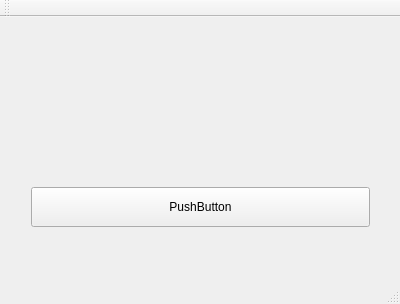
<?xml version="1.0" encoding="UTF-8"?>
<ui version="4.0">
 <class>MainWindow</class>
 <widget class="QMainWindow" name="MainWindow">
  <property name="geometry">
   <rect>
    <x>0</x>
    <y>0</y>
    <width>400</width>
    <height>304</height>
   </rect>
  </property>
  <property name="windowTitle">
   <string>MainWindow</string>
  </property>
  <widget class="QWidget" name="centralWidget">
   <widget class="QWidget" name="verticalLayoutWidget">
    <property name="geometry">
     <rect>
      <x>20</x>
      <y>10</y>
      <width>361</width>
      <height>211</height>
     </rect>
    </property>
    <layout class="QVBoxLayout" name="verticalLayout">
     <item>
      <spacer name="verticalSpacer">
       <property name="orientation">
        <enum>Qt::Vertical</enum>
       </property>
       <property name="sizeHint" stdset="0">
        <size>
         <width>20</width>
         <height>40</height>
        </size>
       </property>
      </spacer>
     </item>
     <item>
      <widget class="QPushButton" name="pushButton">
       <property name="minimumSize">
        <size>
         <width>0</width>
         <height>40</height>
        </size>
       </property>
       <property name="text">
        <string>PushButton</string>
       </property>
      </widget>
     </item>
    </layout>
   </widget>
  </widget>
  <widget class="QMenuBar" name="menuBar">
   <property name="geometry">
    <rect>
     <x>0</x>
     <y>0</y>
     <width>400</width>
     <height>25</height>
    </rect>
   </property>
  </widget>
  <widget class="QToolBar" name="mainToolBar">
   <attribute name="toolBarArea">
    <enum>TopToolBarArea</enum>
   </attribute>
   <attribute name="toolBarBreak">
    <bool>false</bool>
   </attribute>
  </widget>
  <widget class="QStatusBar" name="statusBar"/>
 </widget>
 <layoutdefault spacing="6" margin="11"/>
 <resources/>
 <connections/>
</ui>
